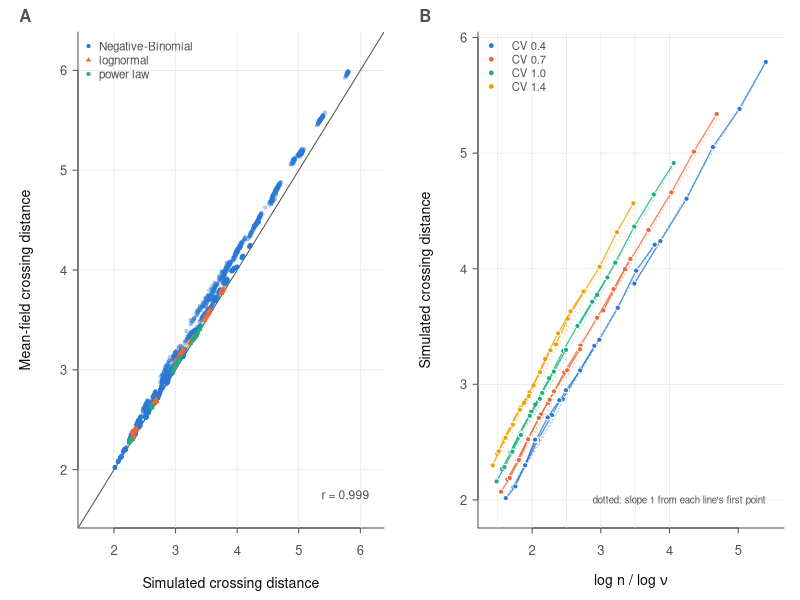
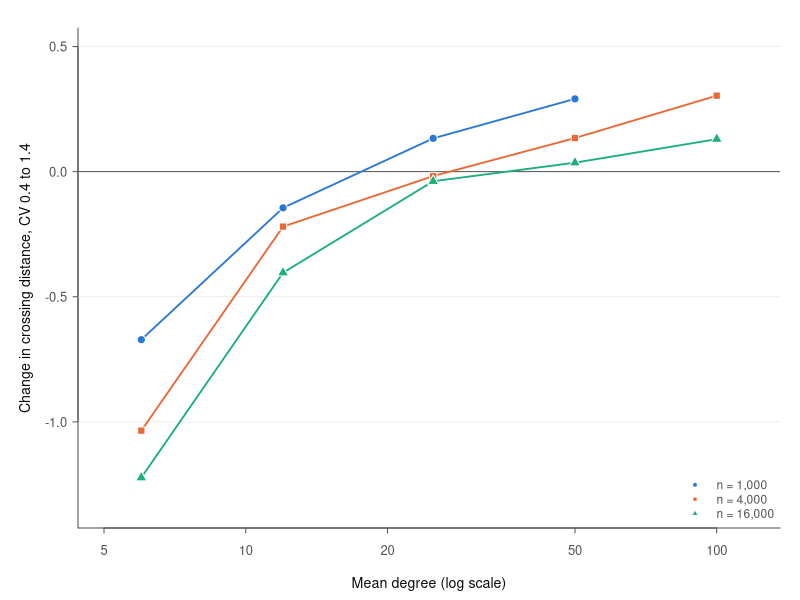
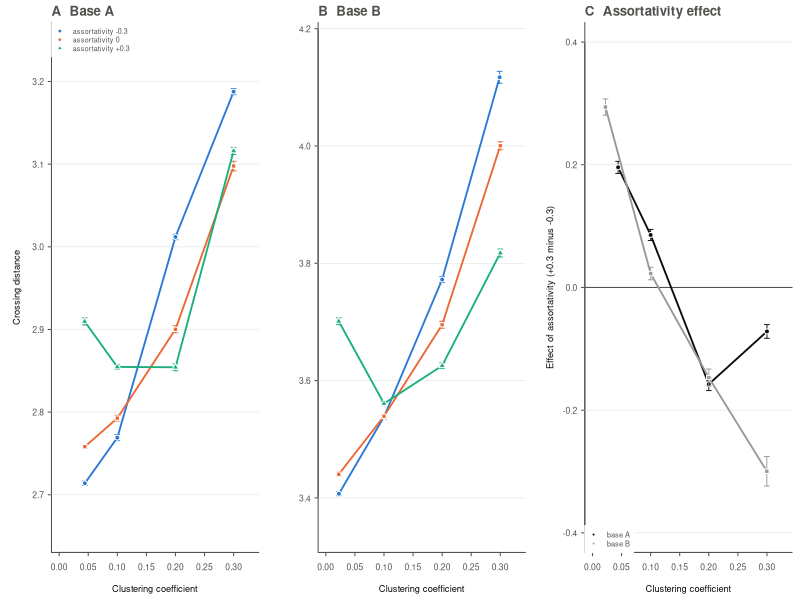
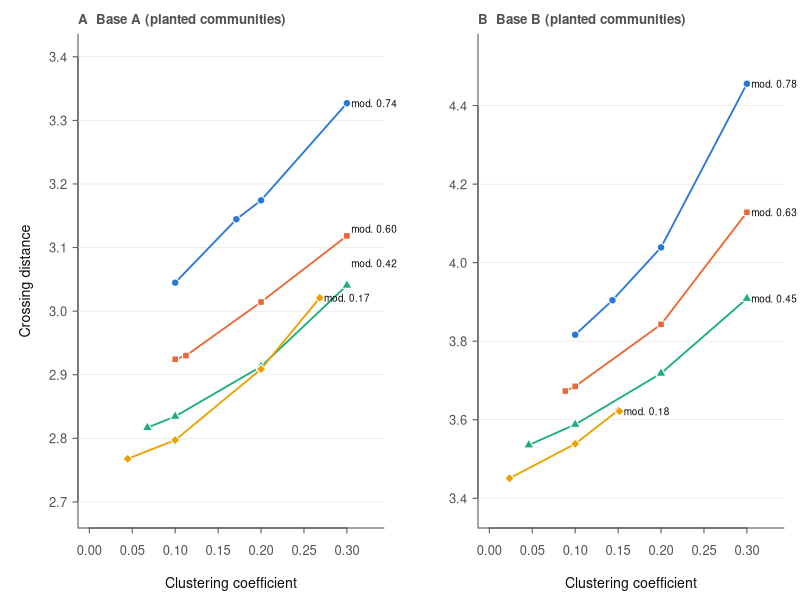
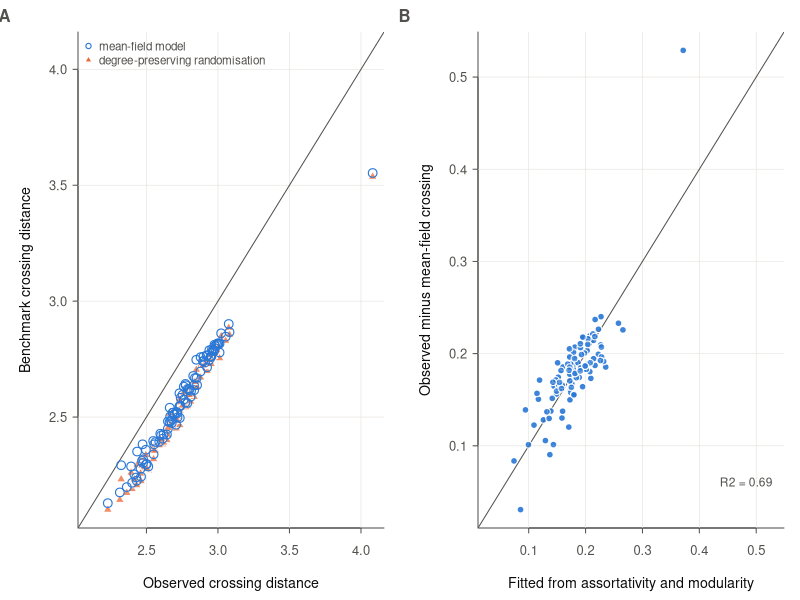
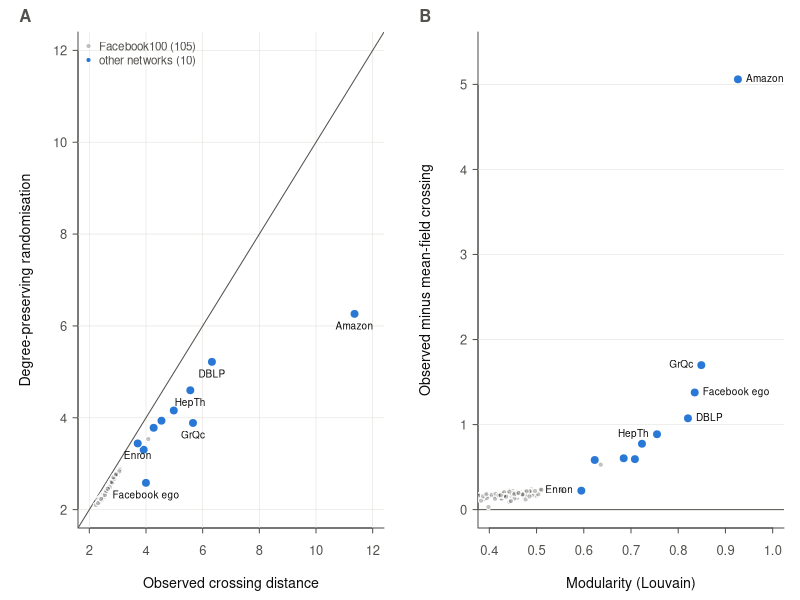

Here is the R script that generated these plots, in order:
suppressMessages(library(dplyr))
col <- c("#2a78d6", "#eb6834", "#1baf7a", "#eda100"); ink <- "#0b0b0b"; ink2 <- "#52514e"; grid <- "#e3e2de"
base_par <- function(...) par(mgp = c(2.2, 0.55, 0), tcl = -0.25, cex.axis = 0.78, cex.lab = 0.85, col.axis = ink2, col.lab = ink, fg = ink2, las = 1, ...)
se <- function(x) sd(x) / sqrt(length(x)); bars <- function(x, m, e, c) { ok <- is.finite(e) & e > 0; if (any(ok)) arrows(x[ok], (m - e)[ok], x[ok], (m + e)[ok], angle = 90, code = 3, length = 0.025, col = c, lwd = 0.9) }
s1 <- read.csv("../results/stage1_full.csv"); s2 <- read.csv("../results/stage2_full.csv"); s5 <- read.csv("../results/stage5_full.csv"); fb <- read.csv("../results/fb100_Z.csv")
# ---------- Figure 1: model vs simulation; scaling ----------
pdf("../figures/figureZ1_scaling.pdf", width = 7.2, height = 3.3, family = "Helvetica"); par(mfrow = c(1, 2), mar = c(3.6, 3.9, 1.6, 0.8)); base_par()
plot(NA, xlim = c(1.6, 6.2), ylim = c(1.6, 6.2), xlab = "Simulated crossing distance", ylab = "Mean-field crossing distance", bty = "l"); abline(h = 2:6, v = 2:6, col = grid, lwd = 0.6); abline(0, 1, col = ink2)
fam <- c(NB = col[1], LN = col[2], PL = col[3]); pchs <- c(NB = 21, LN = 24, PL = 22)
for (f in names(fam)) { d <- s1[s1$family == f, ]; points(d$ktil, d$ktil_mf, pch = pchs[f], bg = adjustcolor(fam[f], 0.35), col = adjustcolor(fam[f], 0.6), cex = 0.5, lwd = 0.3) }
legend("topleft", legend = c("Negative-Binomial", "lognormal", "power law"), pch = pchs, pt.bg = fam, col = "white", bty = "n", cex = 0.7); text(6.15, 1.75, sprintf("r = %.3f", cor(s1$ktil, s1$ktil_mf)), adj = 1, cex = 0.72, col = ink2)
mtext("A", side = 3, line = 0.3, adj = -0.2, font = 2, cex = 1)
nb <- s1[s1$family == "NB", ]; cells <- nb %>% group_by(mu_target, cv_target, n_target) %>% summarise(z = mean(z), k = mean(ktil), .groups = "drop")
plot(NA, xlim = range(cells$z) + c(-0.05, 0.1), ylim = range(cells$k) + c(-0.1, 0.1), xlab = expression("log n / log "*nu), ylab = "Simulated crossing distance", bty = "l"); abline(h = 2:6, v = seq(1, 4, 0.5), col = grid, lwd = 0.6)
cvs <- sort(unique(cells$cv_target)); for (i in seq_along(cvs)) for (m in sort(unique(cells$mu_target))) { d <- cells[cells$cv_target == cvs[i] & cells$mu_target == m, ] %>% arrange(n_target); if (nrow(d) < 2) next
  lines(d$z, d$k, col = adjustcolor(col[i], 0.8), lwd = 1.3); points(d$z, d$k, pch = 21, bg = col[i], col = "white", cex = 0.7); segments(d$z[1], d$k[1], d$z[nrow(d)], d$k[1] + (d$z[nrow(d)] - d$z[1]), col = adjustcolor(col[i], 0.5), lty = 3, lwd = 0.8) }
legend("topleft", legend = paste("CV", sprintf("%.1f", cvs)), pch = 21, pt.bg = col[seq_along(cvs)], col = "white", lty = 1, lwd = 1.2, bty = "n", cex = 0.68, pt.cex = 0.8); text(max(cells$z), min(cells$k) - 0.02, "dotted: slope 1 from each line's first point", adj = 1, cex = 0.58, col = ink2)
mtext("B", side = 3, line = 0.3, adj = -0.2, font = 2, cex = 1); dev.off()
# ---------- Figure 2: heterogeneity effect changes sign with density ----------
pdf("../figures/figureZ2_heterogeneity.pdf", width = 5.2, height = 3.3, family = "Helvetica"); par(mar = c(3.6, 3.9, 1.4, 1.0)); base_par()
cm <- nb %>% group_by(n_target, mu_target, cv_target) %>% summarise(k = mean(ktil), .groups = "drop") %>% group_by(n_target, mu_target) %>% summarise(ch = k[cv_target == max(cv_target)] - k[cv_target == min(cv_target)], .groups = "drop")
plot(NA, xlim = c(5, 120), ylim = c(-1.35, 0.5), log = "x", xlab = "Mean degree (log scale)", ylab = "Change in crossing distance, CV 0.4 to 1.4", bty = "l"); abline(h = seq(-1, 0.5, 0.5), col = grid, lwd = 0.6); abline(h = 0, col = ink2)
for (i in 1:3) { n0 <- c(1000, 4000, 16000)[i]; d <- cm[cm$n_target == n0, ] %>% arrange(mu_target); lines(d$mu_target, d$ch, col = col[i], lwd = 1.8); points(d$mu_target, d$ch, pch = c(21, 22, 24)[i], bg = col[i], col = "white", cex = 1.1) }
legend("bottomright", legend = c("n = 1,000", "n = 4,000", "n = 16,000"), pch = c(21, 22, 24), pt.bg = col[1:3], col = "white", lty = 1, lwd = 1.4, bty = "n", cex = 0.72); dev.off()
# ---------- Figure 3: Stage 2 (assortativity x clustering) ----------
s2$tc <- ifelse(is.na(s2$t_target), "start", sprintf("%.2f", s2$t_target))
pdf("../figures/figureZ3_rewiring.pdf", width = 7.2, height = 3.2, family = "Helvetica"); par(mfrow = c(1, 3), mar = c(3.6, 3.9, 1.7, 0.6)); base_par()
for (b in c("A", "B")) { d <- s2[s2$base == b, ]; g <- d %>% group_by(r_target, tc) %>% summarise(T = mean(t_ach), k = mean(ktil), e = se(ktil), .groups = "drop")
  plot(NA, xlim = c(0, 0.33), ylim = range(g$k) + c(-0.06, 0.06), xlab = "Clustering coefficient", ylab = if (b == "A") "Crossing distance" else "", bty = "l"); abline(h = pretty(g$k), col = grid, lwd = 0.6)
  for (j in 1:3) { rt <- c(-0.3, 0, 0.3)[j]; h <- g[g$r_target == rt, ] %>% arrange(T); lines(h$T, h$k, col = col[j], lwd = 1.8); bars(h$T, h$k, h$e, col[j]); points(h$T, h$k, pch = c(21, 22, 24)[j], bg = col[j], col = "white", cex = 1) }
  if (b == "A") legend("topleft", legend = c("assortativity -0.3", "assortativity 0", "assortativity +0.3"), pch = c(21, 22, 24), pt.bg = col[1:3], col = "white", lty = 1, lwd = 1.3, bty = "o", box.col = "white", bg = "white", cex = 0.65, pt.cex = 0.85)
  mtext(sprintf("%s  Base %s", c(A = "A", B = "B")[b], b), side = 3, line = 0.3, adj = 0, font = 2, cex = 0.8) }
eff <- s2 %>% group_by(base, tc) %>% summarise(T = mean(t_ach), d = mean(ktil[r_target == 0.3]) - mean(ktil[r_target == -0.3]), e = sqrt(var(ktil[r_target == 0.3]) / sum(r_target == 0.3) + var(ktil[r_target == -0.3]) / sum(r_target == -0.3)), .groups = "drop")
plot(NA, xlim = c(0, 0.33), ylim = c(-0.4, 0.4), xlab = "Clustering coefficient", ylab = "Effect of assortativity (+0.3 minus -0.3)", bty = "l"); abline(h = seq(-0.4, 0.4, 0.2), col = grid, lwd = 0.6); abline(h = 0, col = ink2)
cC <- c(ink, "#9a9893")   # neutral colours: blue/orange/green already mean assortativity levels in panels A and B
for (j in 1:2) { b <- c("A", "B")[j]; h <- eff[eff$base == b, ] %>% arrange(T); lines(h$T, h$d, col = cC[j], lwd = 1.8); bars(h$T, h$d, 1.96 * h$e, cC[j]); points(h$T, h$d, pch = c(21, 22)[j], bg = cC[j], col = "white", cex = 1) }
legend("bottomleft", legend = c("base A", "base B"), pch = c(21, 22), pt.bg = cC, col = "white", lty = 1, lwd = 1.3, bty = "o", box.col = "white", bg = "white", cex = 0.68); mtext("C  Assortativity effect", side = 3, line = 0.3, adj = 0, font = 2, cex = 0.8); dev.off()
# ---------- Figure 4: WP5 (clustering at fixed planted communities) ----------
s5$tc <- ifelse(is.na(s5$t_target), "start", sprintf("%.2f", s5$t_target))
pdf("../figures/figureZ4_communities.pdf", width = 7.2, height = 3.2, family = "Helvetica"); par(mfrow = c(1, 2), mar = c(3.6, 3.9, 1.7, 0.8)); base_par()
for (b in c("A", "B")) { d <- s5[s5$base == b, ]; g <- d %>% group_by(mix, tc) %>% summarise(T = mean(t_ach), Q = mean(planted_mod), k = mean(ktil), e = se(ktil), .groups = "drop")
  plot(NA, xlim = c(0, 0.33), ylim = range(g$k) + c(-0.08, 0.08), xlab = "Clustering coefficient", ylab = if (b == "A") "Crossing distance" else "", bty = "l"); abline(h = pretty(g$k), col = grid, lwd = 0.6)
  mixes <- sort(unique(g$mix)); labs <- list(); for (j in seq_along(mixes)) { h <- g[g$mix == mixes[j], ] %>% arrange(T); lines(h$T, h$k, col = col[j], lwd = 1.8); bars(h$T, h$k, h$e, col[j]); points(h$T, h$k, pch = c(21, 22, 24, 23)[j], bg = col[j], col = "white", cex = 1)
    labs[[j]] <- c(x = max(h$T) + 0.005, y = h$k[nrow(h)], m = mean(h$Q)) }
  L <- do.call(rbind, labs); L <- L[order(L[, "y"]), , drop = FALSE]; yy <- L[, "y"]; gap <- 0.07 * diff(par("usr")[3:4])   # spread end labels so they do not overlap
  for (i in seq_along(yy)[-1]) if (yy[i] - yy[i - 1] < gap) yy[i] <- yy[i - 1] + gap
  text(L[, "x"], yy, sprintf("mod. %.2f", L[, "m"]), adj = 0, cex = 0.6, col = ink, xpd = NA)
  mtext(sprintf("%s  Base %s (planted communities)", b, b), side = 3, line = 0.3, adj = 0, font = 2, cex = 0.8) }
dev.off()
# ---------- Figure 5: Facebook100 ----------
pdf("../figures/figureZ5_facebook.pdf", width = 7.2, height = 3.3, family = "Helvetica"); par(mfrow = c(1, 2), mar = c(3.6, 3.9, 1.6, 0.8)); base_par()
rg <- range(c(fb$ktil, fb$ktil_mf, fb$null_ktil)); plot(NA, xlim = rg, ylim = rg, xlab = "Observed crossing distance", ylab = "Benchmark crossing distance", bty = "l"); abline(h = pretty(rg), v = pretty(rg), col = grid, lwd = 0.6); abline(0, 1, col = ink2)
points(fb$ktil, fb$null_ktil, pch = 24, bg = adjustcolor(col[2], 0.75), col = "white", cex = 0.9); points(fb$ktil, fb$ktil_mf, pch = 1, col = col[1], cex = 1.15, lwd = 1.1)
legend("topleft", legend = c("mean-field model", "degree-preserving randomisation"), pch = c(1, 24), pt.bg = c(NA, col[2]), col = c(col[1], "white"), bty = "n", cex = 0.7, pt.lwd = 1.1); mtext("A", side = 3, line = 0.3, adj = -0.27, font = 2, cex = 1)
fb$gap <- fb$ktil - fb$ktil_mf; m <- lm(gap ~ assort + modularity, fb); rg2 <- range(c(fb$gap, fitted(m)))
plot(fitted(m), fb$gap, xlab = "Fitted from assortativity and modularity", ylab = "Observed minus mean-field crossing", xlim = rg2, ylim = rg2, pch = 21, bg = adjustcolor(col[1], 0.7), col = "white", cex = 0.9, bty = "l"); abline(h = pretty(rg2), v = pretty(rg2), col = grid, lwd = 0.6); abline(0, 1, col = ink2)
points(fitted(m), fb$gap, pch = 21, bg = adjustcolor(col[1], 0.7), col = "white", cex = 0.9); text(rg2[2], rg2[1] + 0.03, sprintf("R2 = %.2f", summary(m)$r.squared), adj = 1, cex = 0.72, col = ink2); mtext("B", side = 3, line = 0.3, adj = -0.27, font = 2, cex = 1); dev.off()
cat("figures written; Facebook gap model R2:", round(summary(m)$r.squared, 3), "\n")
# ---------- Figure 6: external networks ----------
ex <- read.csv("../results/external_Z.csv"); ex$gap <- ex$ktil - ex$ktil_mf; fb$gap <- fb$ktil - fb$ktil_mf
pdf("../figures/figureZ6_external.pdf", width = 7.2, height = 3.4, family = "Helvetica"); par(mfrow = c(1, 2), mar = c(3.6, 3.9, 1.6, 0.8)); base_par()
rg <- c(2, 12); plot(NA, xlim = rg, ylim = rg, xlab = "Observed crossing distance", ylab = "Degree-preserving randomisation", bty = "l"); abline(h = seq(2, 12, 2), v = seq(2, 12, 2), col = grid, lwd = 0.6); abline(0, 1, col = ink2)
points(fb$ktil, fb$null_ktil, pch = 21, bg = adjustcolor(ink2, 0.35), col = "white", cex = 0.7); points(ex$ktil, ex$null_ktil, pch = 21, bg = col[1], col = "white", cex = 1.2)
lab <- ex[ex$gap > 0.8 | ex$label %in% c("Enron"), ]; text(lab$ktil, lab$null_ktil, lab$label, pos = 1, cex = 0.6, col = ink, offset = 0.45)
legend("topleft", legend = c("Facebook100 (105)", "other networks (10)"), pch = 21, pt.bg = c(adjustcolor(ink2, 0.35), col[1]), col = "white", bty = "n", cex = 0.7); mtext("A", side = 3, line = 0.3, adj = -0.2, font = 2, cex = 1)
plot(NA, xlim = c(0.4, 1), ylim = c(0, 5.4), xlab = "Modularity (Louvain)", ylab = "Observed minus mean-field crossing", bty = "l"); abline(h = 0:5, col = grid, lwd = 0.6); abline(h = 0, col = ink2)
points(fb$modularity, fb$gap, pch = 21, bg = adjustcolor(ink2, 0.35), col = "white", cex = 0.7); points(ex$modularity, ex$gap, pch = 21, bg = col[1], col = "white", cex = 1.2)
sel <- ex$label %in% c("Amazon", "GrQc", "Facebook ego", "DBLP", "HepTh", "Enron"); text(ex$modularity[sel], ex$gap[sel], ex$label[sel], pos = ifelse(ex$label[sel] %in% c("GrQc", "HepTh", "Enron"), 2, 4), cex = 0.6, col = ink, offset = 0.4, xpd = NA); mtext("B", side = 3, line = 0.3, adj = -0.2, font = 2, cex = 1); dev.off(); cat("figure 6 written\n")
